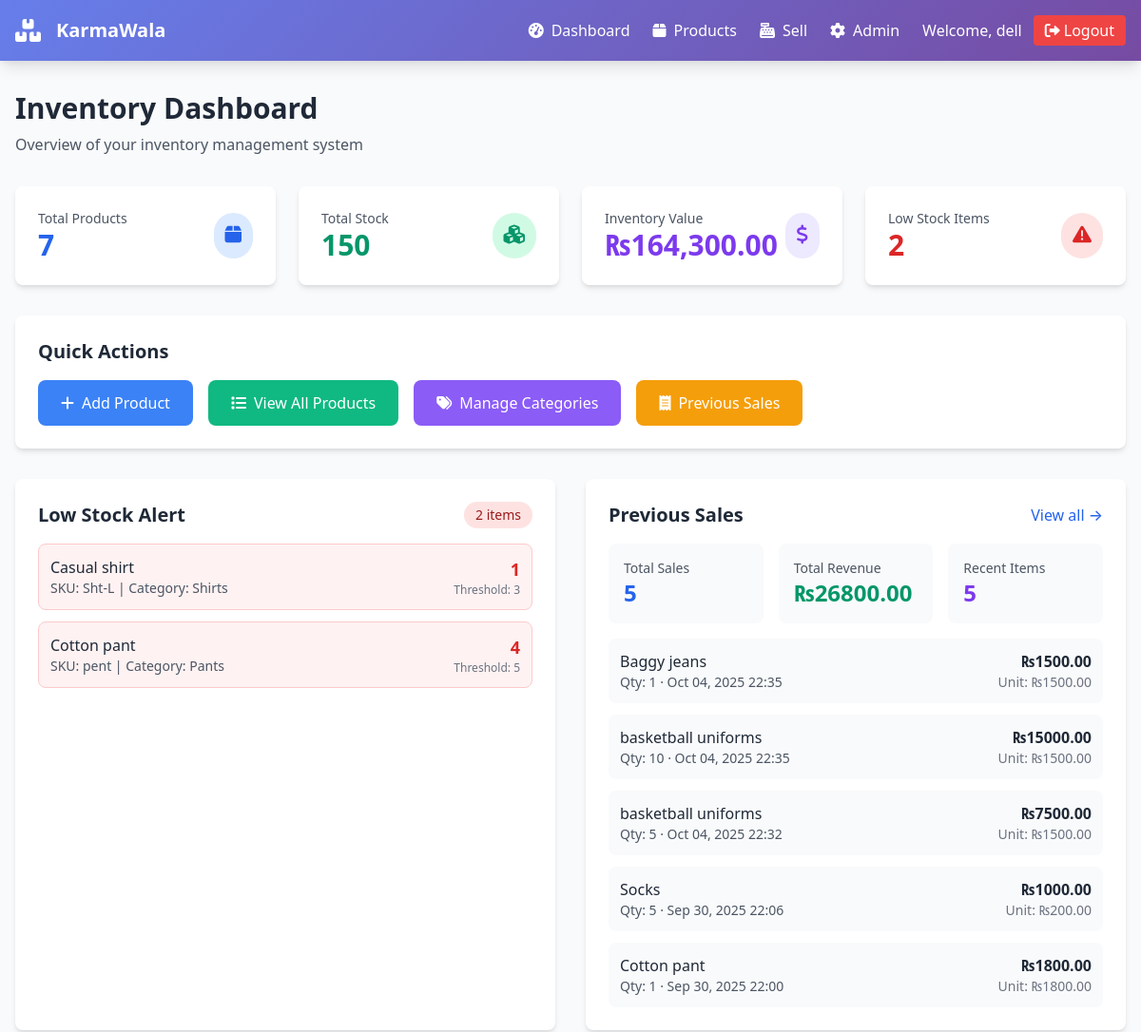
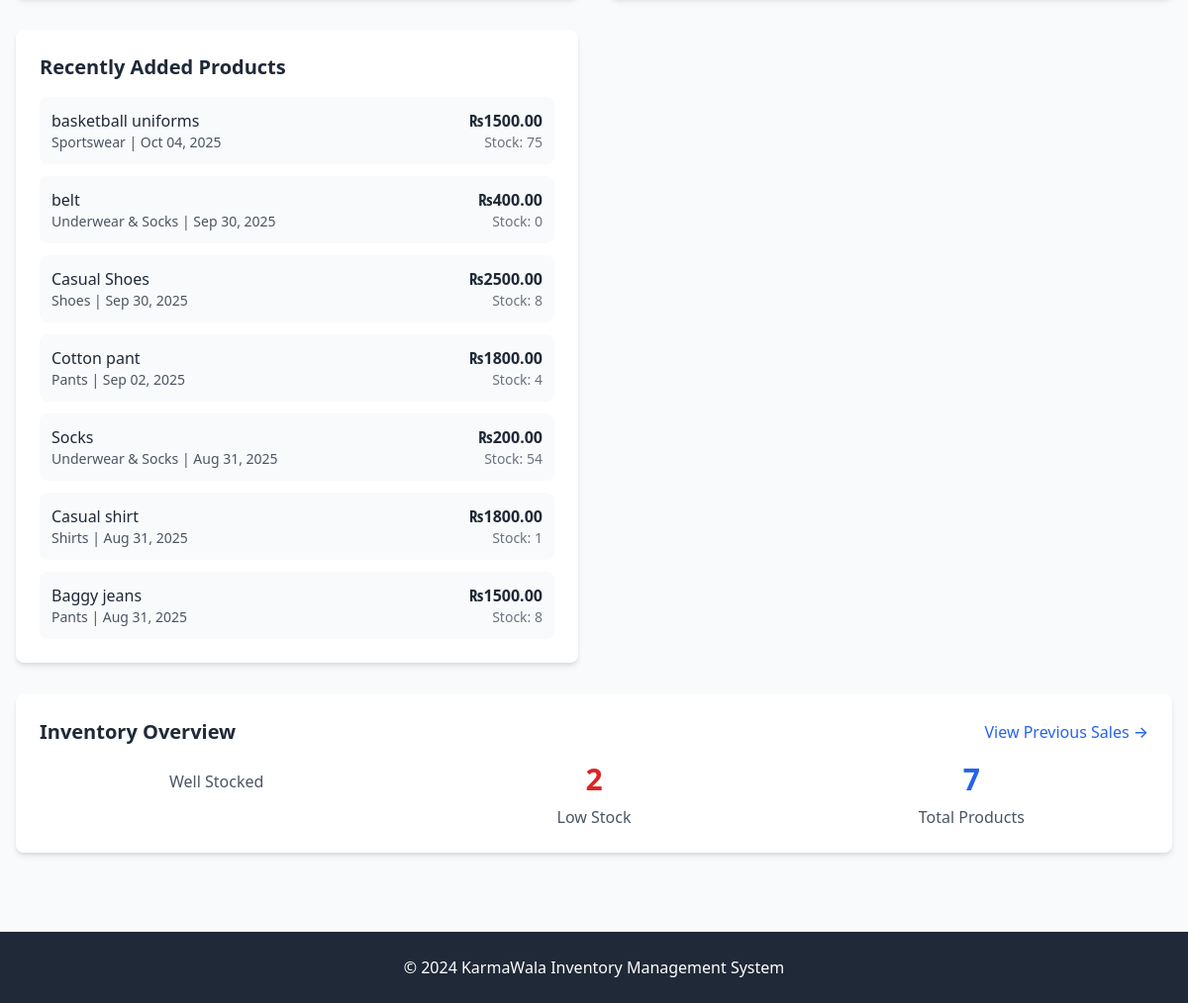
The app's page / (signed in) with its own data (2 pictures, top to bottom).
### inventory/models.py (models this page shows, shortened)
class Product(models.Model):
    SIZES = [
        ('XS', 'XS'), ('S', 'S'), ('M', 'M'), ('L', 'L'), ('XL', 'XL'), ('XXL', 'XXL'),
        ('EU40', 'EU 40'), ('EU41', 'EU 41'), ('EU42', 'EU 42'), ('EU43', 'EU 43'), ('EU44', 'EU 44'),
    ]
    name = models.CharField(max_length=200)
    sku = models.CharField(max_length=50, unique=True)
    category = models.ForeignKey(Category, on_delete=models.PROTECT, related_name='products')
    size = models.CharField(max_length=10, blank=True)
    color = models.CharField(max_length=50, blank=True)
    price = models.DecimalField(max_digits=10, decimal_places=2)
    cost = models.DecimalField(max_digits=10, decimal_places=2, default=0)
    stock = models.PositiveIntegerField(default=0)
    reorder_threshold = models.PositiveIntegerField(default=0, help_text='Alert when stock ≤ this value')
    is_active = models.BooleanField(default=True)
    created_at = models.DateTimeField(default=timezone.now)
    updated_at = models.DateTimeField(auto_now=True)
    class Meta:
        indexes = [
            models.Index(fields=['sku']),
            models.Index(fields=['name']),
        ]
        ordering = ['name']
        unique_together = [('name', 'sku')]

class Category(models.Model):
    name = models.CharField(max_length=100, unique=True)
    description = models.TextField(blank=True)
    class Meta:
        ordering = ['name']

class Sale(models.Model):
    product = models.ForeignKey(Product, on_delete=models.PROTECT, related_name='sales')
    quantity = models.PositiveIntegerField()
    unit_price = models.DecimalField(max_digits=10, decimal_places=2)
    total_amount = models.DecimalField(max_digits=12, decimal_places=2)
    created_at = models.DateTimeField(default=timezone.now)
    created_by = models.ForeignKey(User, on_delete=models.SET_NULL, null=True, blank=True)
    class Meta:
        ordering = ['-created_at']

### inventory/views.py (the view)
# urls.py: path('', dashboard, name='dashboard'),
@login_required
def dashboard(request):
    total_products = Product.objects.filter(is_active=True).count()
    total_stock = Product.objects.aggregate(s=Sum('stock'))['s'] or 0
    inventory_value = Product.objects.aggregate(v=Sum(F('price') * F('stock')))['v'] or Decimal('0.00')
    low_stock_count = Product.objects.filter(reorder_threshold__gt=0, stock__lte=F('reorder_threshold')).count()
    low_stock_items = Product.objects.filter(reorder_threshold__gt=0, stock__lte=F('reorder_threshold')).order_by('stock')[:10]
    recent_items = Product.objects.order_by('-created_at')[:10]
    pending_orders = Order.objects.filter(status='pending').count()
    recent_orders = Order.objects.order_by('-created_at')[:5]
    unread_notifications = Notification.objects.filter(is_read=False).order_by('-created_at')[:5]
    try:
        total_sales_count = Sale.objects.count()
        total_sales_amount = Sale.objects.aggregate(v=Sum('total_amount'))['v'] or Decimal('0.00')
        recent_sales = Sale.objects.select_related('product').order_by('-created_at')[:5]
    except Exception:
        total_sales_count = 0
        total_sales_amount = Decimal('0.00')
        recent_sales = []
    return render(request, 'dashboard.html', {
        'total_products': total_products,
        'total_stock': total_stock,
        'inventory_value': inventory_value,
        'low_stock_count': low_stock_count,
        'low_stock_items': low_stock_items,
        'recent_items': recent_items,
        'pending_orders': pending_orders,
        'recent_orders': recent_orders,
        'unread_notifications': unread_notifications,
        'total_sales_count': total_sales_count,
        'total_sales_amount': total_sales_amount,
        'recent_sales': recent_sales,
    })

### templates/dashboard.html (shortened to what this page needs)
{% extends 'base.html' %}
{% load humanize %}
{% block content %}
<div class="mb-8">
    <h2 class="text-3xl font-bold text-gray-800 mb-2">Inventory Dashboard</h2>
    <p class="text-gray-600">Overview of your inventory management system</p>
</div>
<div class="grid grid-cols-1 md:grid-cols-2 lg:grid-cols-4 gap-6 mb-8">
    <div class="bg-white rounded-lg shadow-md p-6 card-hover transition-all duration-300">
        <div class="flex items-center justify-between">
            <div>
                <p class="text-sm font-medium text-gray-600">Total Products</p>
                <p class="text-3xl font-bold text-blue-600">{{ total_products|floatformat:0 }}</p>
            </div>
            <div class="bg-blue-100 p-3 rounded-full">
                <i class="fas fa-box text-blue-600 text-xl"></i>
            </div>
        </div>
    </div>
    <div class="bg-white rounded-lg shadow-md p-6 card-hover transition-all duration-300">
        <div class="flex items-center justify-between">
            <div>
                <p class="text-sm font-medium text-gray-600">Total Stock</p>
                <p class="text-3xl font-bold text-green-600">{{ total_stock|floatformat:0 }}</p>
            </div>
            <div class="bg-green-100 p-3 rounded-full">
                <i class="fas fa-cubes text-green-600 text-xl"></i>
            </div>
        </div>
    </div>
    <div class="bg-white rounded-lg shadow-md p-6 card-hover transition-all duration-300">
        <div class="flex items-center justify-between">
            <div>
                <p class="text-sm font-medium text-gray-600">Inventory Value</p>
                <p class="text-3xl font-bold text-purple-600">₨{{ inventory_value|floatformat:2|intcomma }}</p>
            </div>
            <div class="bg-purple-100 p-3 rounded-full">
                <i class="fas fa-dollar-sign text-purple-600 text-xl"></i>
            </div>
        </div>
    </div>
    <div class="bg-white rounded-lg shadow-md p-6 card-hover transition-all duration-300">
        <div class="flex items-center justify-between">
            <div>
                <p class="text-sm font-medium text-gray-600">Low Stock Items</p>
                <p class="text-3xl font-bold {% if low_stock_count > 0 %}text-red-600{% else %}text-gray-400{% endif %}">{{ low_stock_count|floatformat:0 }}</p>
            </div>
            <div class="{% if low_stock_count > 0 %}bg-red-100{% else %}bg-gray-100{% endif %} p-3 rounded-full">
                <i class="fas fa-exclamation-triangle {% if low_stock_count > 0 %}text-red-600{% else %}text-gray-400{% endif %} text-xl"></i>
            </div>
        </div>
    </div>
</div>
<div class="mb-8">
    <div class="bg-white rounded-lg shadow-md p-6">
        <h3 class="text-xl font-semibold text-gray-800 mb-4">Quick Actions</h3>
        <div class="flex flex-wrap gap-4">
            <a href="{% url 'product-create' %}" class="bg-blue-500 hover:bg-blue-600 text-white px-6 py-3 rounded-lg transition-colors flex items-center">
                <i class="fas fa-plus mr-2"></i>Add Product
            </a>
            <a href="{% url 'product-list' %}" class="bg-green-500 hover:bg-green-600 text-white px-6 py-3 rounded-lg transition-colors flex items-center">
                <i class="fas fa-list mr-2"></i>View All Products
            </a>
            <a href="/admin/inventory/category/" class="bg-purple-500 hover:bg-purple-600 text-white px-6 py-3 rounded-lg transition-colors flex items-center">
                <i class="fas fa-tags mr-2"></i>Manage Categories
            </a>
            <a href="{% url 'sales-list' %}" class="bg-yellow-500 hover:bg-yellow-600 text-white px-6 py-3 rounded-lg transition-colors flex items-center">
                <i class="fas fa-receipt mr-2"></i>Previous Sales
            </a>
        </div>
    </div>
</div>
<div class="grid grid-cols-1 lg:grid-cols-2 gap-8">
    <div class="bg-white rounded-lg shadow-md p-6">
        <div class="flex items-center justify-between mb-4">
            <h3 class="text-xl font-semibold text-gray-800">Low Stock Alert</h3>
            {% if low_stock_count > 0 %}
                <span class="bg-red-100 text-red-800 px-3 py-1 rounded-full text-sm font-medium">
                    {{ low_stock_count }} item{{ low_stock_count|pluralize }}
                </span>
            {% endif %}
        </div>
        {% if low_stock_items %}
            <div class="space-y-3">
                {% for item in low_stock_items %}
                    <div class="flex items-center justify-between p-3 bg-red-50 rounded-lg border border-red-200">
                        <div>
                            <p class="font-medium text-gray-800">{{ item.name }}</p>
                            <p class="text-sm text-gray-600">SKU: {{ item.sku }} | Category: {{ item.category.name }}</p>
                        </div>
                        <div class="text-right">
                            <p class="text-lg font-bold text-red-600">{{ item.stock }}</p>
                            <p class="text-xs text-gray-500">Threshold: {{ item.reorder_threshold }}</p>
                        </div>
                    </div>
                {% endfor %}
            </div>
        {% else %}
            <div class="text-center py-8">
                <i class="fas fa-check-circle text-green-500 text-4xl mb-3"></i>
                <p class="text-gray-600">All products are well stocked!</p>
            </div>
        {% endif %}
    </div>
    <div class="bg-white rounded-lg shadow-md p-6">
        <div class="flex items-center justify-between mb-4">
            <h3 class="text-xl font-semibold text-gray-800">Previous Sales</h3>
            <a href="{% url 'sales-list' %}" class="text-blue-600 hover:text-blue-800 font-medium">View all →</a>
        </div>
        <div class="grid grid-cols-1 md:grid-cols-3 gap-4 mb-4">
            <div class="bg-gray-50 p-4 rounded-lg">
                <p class="text-sm text-gray-600">Total Sales</p>
                <p class="text-2xl font-bold text-blue-600">{{ total_sales_count|default:0 }}</p>
            </div>
            <div class="bg-gray-50 p-4 rounded-lg">
                <p class="text-sm text-gray-600">Total Revenue</p>
                <p class="text-2xl font-bold text-green-600">₨{{ total_sales_amount|floatformat:2 }}</p>
            </div>
            <div class="bg-gray-50 p-4 rounded-lg">
                <p class="text-sm text-gray-600">Recent Items</p>
                <p class="text-2xl font-bold text-purple-600">{{ recent_sales|length }}</p>
            </div>
        </div>
        {% if recent_sales %}
            <div class="space-y-3">
                {% for s in recent_sales %}
                    <div class="flex items-center justify-between p-3 bg-gray-50 rounded-lg">
                        <div>
                            <p class="font-medium text-gray-800">{{ s.product.name }}</p>
                            <p class="text-sm text-gray-600">Qty: {{ s.quantity }} · {{ s.created_at|date:"M d, Y H:i" }}</p>
                        </div>
                        <div class="text-right">
                            <p class="font-semibold text-gray-800">₨{{ s.total_amount|floatformat:2 }}</p>
                            <p class="text-sm text-gray-500">Unit: ₨{{ s.unit_price|floatformat:2 }}</p>
                        </div>
                    </div>
                {% endfor %}
            </div>
        {% else %}
            <div class="text-center py-8">
                <i class="fas fa-receipt text-gray-400 text-4xl mb-3"></i>
                <p class="text-gray-600">No sales recorded yet</p>
                <a href="{% url 'sell' %}" class="text-blue-600 hover:text-blue-800 font-medium">Record your first sale →</a>
            </div>
        {% endif %}
    </div>
    <div class="bg-white rounded-lg shadow-md p-6">
        <h3 class="text-xl font-semibold text-gray-800 mb-4">Recently Added Products</h3>
        {% if recent_items %}
            <div class="space-y-3">
                {% for item in recent_items %}
                    <div class="flex items-center justify-between p-3 bg-gray-50 rounded-lg">
                        <div>
                            <p class="font-medium text-gray-800">{{ item.name }}</p>
                            <p class="text-sm text-gray-600">{{ item.category.name }} | {{ item.created_at|date:"M d, Y" }}</p>
                        </div>
                        <div class="text-right">
                            <p class="font-semibold text-gray-800">₨{{ item.price|floatformat:2 }}</p>
                            <p class="text-sm text-gray-500">Stock: {{ item.stock }}</p>
                        </div>
                    </div>
                {% endfor %}
            </div>
        {% endif %}
    </div>
</div>
<div class="mt-8 bg-white rounded-lg shadow-md p-6">
    <div class="flex items-center justify-between mb-4">
        <h3 class="text-xl font-semibold text-gray-800">Inventory Overview</h3>
        <a href="{% url 'sales-list' %}" class="text-blue-600 hover:text-blue-800 font-medium">View Previous Sales →</a>
    </div>
    <div class="grid grid-cols-1 md:grid-cols-3 gap-6">
        <div class="text-center">
            <p class="text-gray-600">Well Stocked</p>
        </div>
        <div class="text-center">
            <div class="text-3xl font-bold text-red-600 mb-2">{{ low_stock_count }}</div>
            <p class="text-gray-600">Low Stock</p>
        </div>
        <div class="text-center">
            <div class="text-3xl font-bold text-blue-600 mb-2">{{ total_products }}</div>
            <p class="text-gray-600">Total Products</p>
        </div>
    </div>
</div>
{% endblock %}

### templates/base.html (shortened to what this page needs)
<!DOCTYPE html>
<html lang="en">
<head>
    <link href="https://cdn.jsdelivr.net/npm/tailwindcss@2.2.19/dist/tailwind.min.css" rel="stylesheet">
    <link href="https://cdnjs.cloudflare.com/ajax/libs/font-awesome/6.0.0/css/all.min.css" rel="stylesheet">
</head>
<body class="bg-gray-50">
    <nav class="gradient-bg shadow-lg">
        <div class="max-w-7xl mx-auto px-4">
            <div class="flex justify-between items-center py-4">
                <div class="flex items-center space-x-4">
                    <i class="fas fa-boxes text-white text-2xl"></i>
                    <h1 class="text-white text-xl font-bold">KarmaWala</h1>
                </div>
                {% if user.is_authenticated %}
                <div class="flex items-center space-x-6">
                    <a href="{% url 'dashboard' %}" class="text-white hover:text-gray-200 transition-colors">
                        <i class="fas fa-tachometer-alt mr-2"></i>Dashboard
                    </a>
                    <a href="{% url 'product-list' %}" class="text-white hover:text-gray-200 transition-colors">
                        <i class="fas fa-box mr-2"></i>Products
                    </a>
                    <a href="{% url 'sell' %}" class="text-white hover:text-gray-200 transition-colors">
                        <i class="fas fa-cash-register mr-2"></i>Sell
                    </a>
                    <a href="/admin/" class="text-white hover:text-gray-200 transition-colors">
                        <i class="fas fa-cog mr-2"></i>Admin
                    </a>
                    <div class="flex items-center space-x-3">
                        <span class="text-white">Welcome, {{ user.username }}</span>
                        <a href="{% url 'logout' %}" class="bg-red-500 hover:bg-red-600 text-white px-3 py-1 rounded transition-colors">
                            <i class="fas fa-sign-out-alt mr-1"></i>Logout
                        </a>
                    </div>
                </div>
                {% endif %}
            </div>
        </div>
    </nav>
    <main class="max-w-7xl mx-auto px-4 py-8">
        {% block content %}
        {% endblock %}
    </main>
    <footer class="bg-gray-800 text-white py-6 mt-12">
        <div class="max-w-7xl mx-auto px-4 text-center">
            <p>&copy; 2024 KarmaWala Inventory Management System</p>
        </div>
    </footer>
</body>
</html>

### templates/base.html (style rules this page uses)
.gradient-bg { background: linear-gradient(135deg, #667eea 0%, #764ba2 100%); }

### records on screen
Product: name "Casual shirt", sku "Sht-L", category.name "Shirts", stock "1", reorder_threshold "3", created_at "Aug 31, 2025", price "1800.00"
Product: name "Cotton pant", sku "pent", category.name "Pants", stock "4", reorder_threshold "5", created_at "Sep 02, 2025", price "1800.00"
Sale: product.name "Baggy jeans", quantity "1", created_at "Oct 04, 2025 22:35", total_amount "1500.00", unit_price "1500.00"
Sale: product.name "basketball uniforms", quantity "10", created_at "Oct 04, 2025 22:35", total_amount "15000.00", unit_price "1500.00"
Sale: product.name "basketball uniforms", quantity "5", created_at "Oct 04, 2025 22:32", total_amount "7500.00", unit_price "1500.00"
Sale: product.name "Socks", quantity "5", created_at "Sep 30, 2025 22:06", total_amount "1000.00", unit_price "200.00"
Sale: product.name "Cotton pant", quantity "1", created_at "Sep 30, 2025 22:00", total_amount "1800.00", unit_price "1800.00"
Product: name "basketball uniforms", category.name "Sportswear", created_at "Oct 04, 2025", price "1500.00", stock "75"
Product: name "belt", category.name "Underwear & Socks", created_at "Sep 30, 2025", price "400.00", stock "0"
Product: name "Casual Shoes", category.name "Shoes", created_at "Sep 30, 2025", price "2500.00", stock "8"
Product: name "Socks", category.name "Underwear & Socks", created_at "Aug 31, 2025", price "200.00", stock "54"
Product: name "Baggy jeans", category.name "Pants", created_at "Aug 31, 2025", price "1500.00", stock "8"

### other values on screen
{{ user.username }} "dell"
{{ total_products|floatformat:0 }} "7"
{{ total_stock|floatformat:0 }} "150"
{{ inventory_value|floatformat:2|intcomma }} "164,300.00"
{{ low_stock_count|floatformat:0 }} "2"
{{ low_stock_count }} "2"
{{ total_sales_count|default:0 }} "5"
{{ total_sales_amount|floatformat:2 }} "26800.00"
{{ recent_sales|length }} "5"
{{ total_products }} "7"
